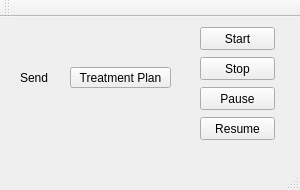
<?xml version="1.0" encoding="UTF-8"?>
<ui version="4.0">
 <class>MainWindow</class>
 <widget class="QMainWindow" name="MainWindow">
  <property name="geometry">
   <rect>
    <x>0</x>
    <y>0</y>
    <width>300</width>
    <height>190</height>
   </rect>
  </property>
  <property name="windowTitle">
   <string>MainWindow</string>
  </property>
  <widget class="QWidget" name="centralWidget">
   <widget class="QPushButton" name="u_planButton">
    <property name="geometry">
     <rect>
      <x>70</x>
      <y>50</y>
      <width>101</width>
      <height>21</height>
     </rect>
    </property>
    <property name="text">
     <string>Treatment Plan</string>
    </property>
   </widget>
   <widget class="QPushButton" name="u_startButton">
    <property name="geometry">
     <rect>
      <x>200</x>
      <y>10</y>
      <width>75</width>
      <height>23</height>
     </rect>
    </property>
    <property name="text">
     <string>Start</string>
    </property>
   </widget>
   <widget class="QLabel" name="u_label">
    <property name="geometry">
     <rect>
      <x>20</x>
      <y>50</y>
      <width>51</width>
      <height>21</height>
     </rect>
    </property>
    <property name="text">
     <string>Send</string>
    </property>
   </widget>
   <widget class="QPushButton" name="u_stopButton">
    <property name="geometry">
     <rect>
      <x>200</x>
      <y>40</y>
      <width>75</width>
      <height>23</height>
     </rect>
    </property>
    <property name="text">
     <string>Stop</string>
    </property>
   </widget>
   <widget class="QPushButton" name="u_pauseButton">
    <property name="geometry">
     <rect>
      <x>200</x>
      <y>70</y>
      <width>75</width>
      <height>23</height>
     </rect>
    </property>
    <property name="text">
     <string>Pause</string>
    </property>
   </widget>
   <widget class="QPushButton" name="u_resumeButton">
    <property name="geometry">
     <rect>
      <x>200</x>
      <y>100</y>
      <width>75</width>
      <height>23</height>
     </rect>
    </property>
    <property name="text">
     <string>Resume</string>
    </property>
   </widget>
  </widget>
  <widget class="QMenuBar" name="menuBar">
   <property name="geometry">
    <rect>
     <x>0</x>
     <y>0</y>
     <width>300</width>
     <height>23</height>
    </rect>
   </property>
  </widget>
  <widget class="QToolBar" name="mainToolBar">
   <attribute name="toolBarArea">
    <enum>TopToolBarArea</enum>
   </attribute>
   <attribute name="toolBarBreak">
    <bool>false</bool>
   </attribute>
  </widget>
  <widget class="QStatusBar" name="statusBar"/>
 </widget>
 <layoutdefault spacing="6" margin="11"/>
 <resources/>
 <connections/>
</ui>
